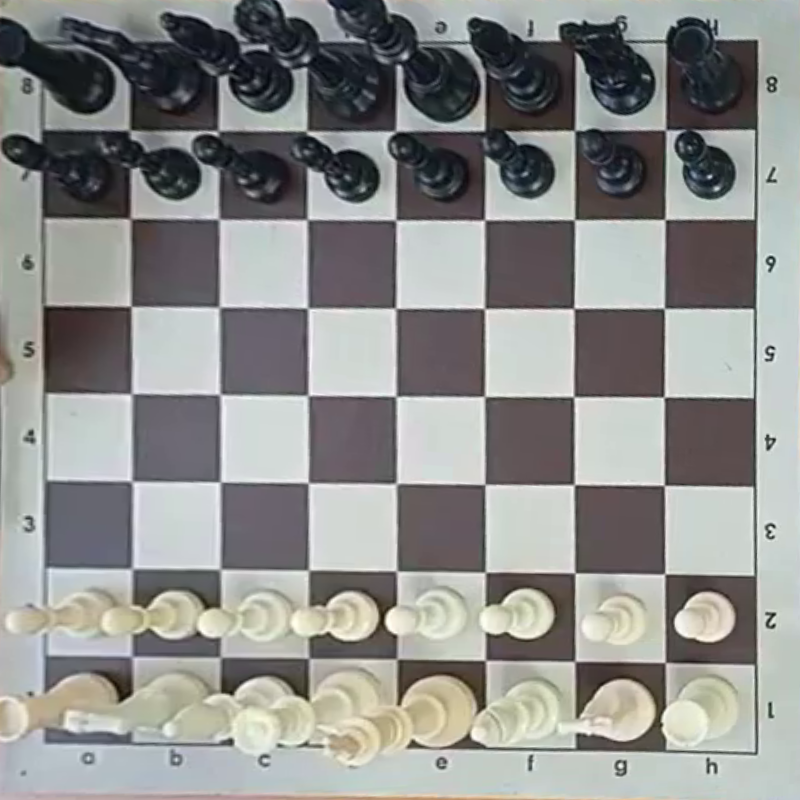
#> input picture debug/frame_0.png, 800 x 800 px
$ python -i corner_finder.py   (imports and definitions only)
#> lines starting #> are read from the running program, lines starting #| are printed output that depends on the picture
#> further down, picture is the input picture: shape (800, 800, 3); mean B, G, R 140.4, 142.6, 141.9
"""
Automatic board corner detection inspired by CameraChessWeb.
Uses OpenCV corner detection + Delaunay triangulation to find the chessboard.
"""
import cv2
import numpy as np
from typing import Optional, List, Tuple

# 7x7 grid of internal corners for an 8x8 chessboard
GRID = np.array([[x, y] for y in range(7) for x in range(7)], dtype=np.float32)
IDEAL_QUAD = np.array([[0, 1], [1, 1], [1, 0], [0, 0]], dtype=np.float32)


def detect_xcorners(frame: np.ndarray, max_corners: int = 100) -> np.ndarray:
    """
    Detect potential grid intersection points (X-corners) in the frame.
    Uses Shi-Tomasi corner detection followed by subpixel refinement.
    """
#> called with max_corners = 100
    gray = cv2.cvtColor(frame, cv2.COLOR_BGR2GRAY)
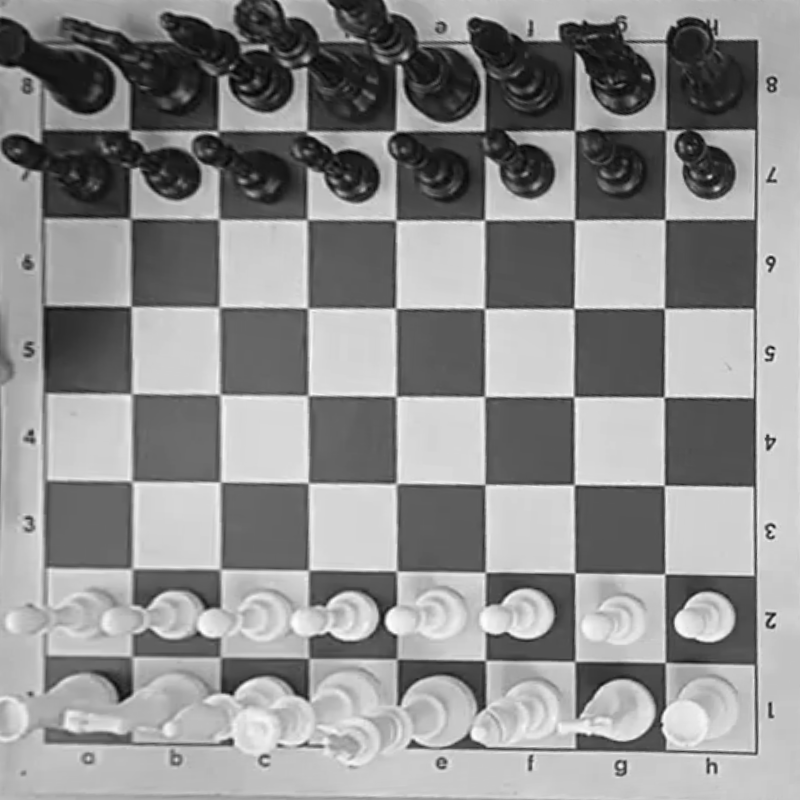
#> gray: shape (800, 800); min 2, max 254, mean 142.1

    # Enhance contrast
    clahe = cv2.createCLAHE(clipLimit=2.0, tileGridSize=(8, 8))
    gray = clahe.apply(gray)
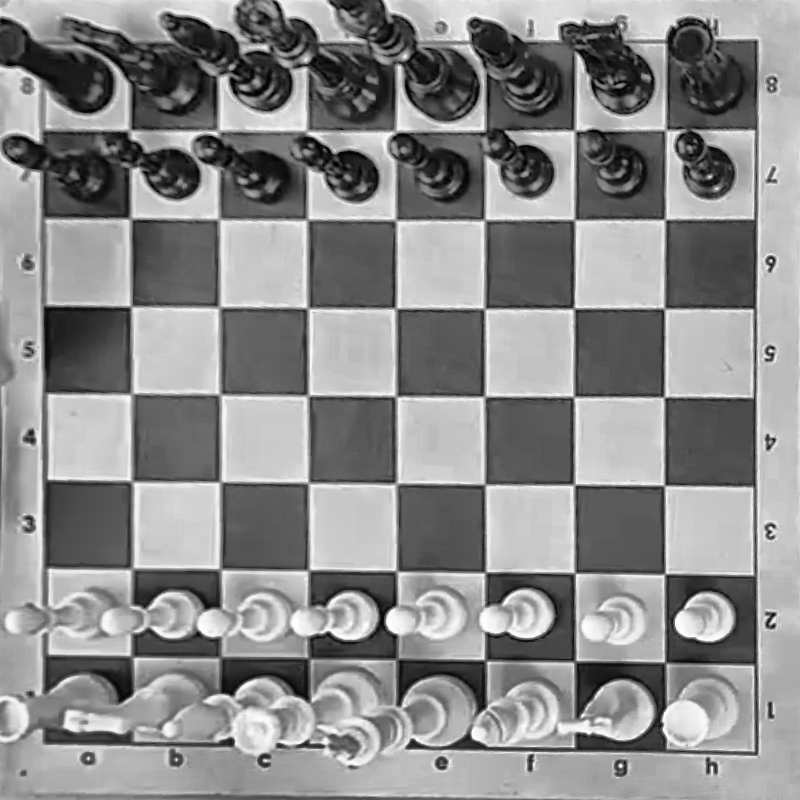
#> gray: shape (800, 800); min 1, max 255, mean 138.8

    # Detect corners using Shi-Tomasi
    corners = cv2.goodFeaturesToTrack(
        gray,
        maxCorners=max_corners,
        qualityLevel=0.01,
        minDistance=15,
        blockSize=5,
        useHarrisDetector=False
    )
#> corners = 100 rows, first 8: [620, 765], [770, 261], [772, 354], [774, 439], [769, 531], [88, 758], [176, 759], [775, 613]

    if corners is None or len(corners) < 5:
        return np.array([])

    # Subpixel refinement
    criteria = (cv2.TERM_CRITERIA_EPS + cv2.TERM_CRITERIA_MAX_ITER, 30, 0.01)
    corners = cv2.cornerSubPix(gray, corners, (5, 5), (-1, -1), criteria)
#> corners = 100 rows, first 8: [615, 763.5], [770, 261], [775.3, 349.8], [775.5, 438.5], [764.5, 526.3], [88, 758], [176, 759], [776.6, 612.7]

    return corners.reshape(-1, 2)


def get_perspective_transform(src: np.ndarray, dst: np.ndarray) -> np.ndarray:
    """Compute 3x3 perspective transform matrix from src to dst points."""
    return cv2.getPerspectiveTransform(src.astype(np.float32), dst.astype(np.float32))


# [252 lines left out: functions perspective_transform, cdist, calculate_offset_score, find_offset, _build_delaunay_indices, get_quads_from_xcorners and 4 more, not called in this run]

>>> import cv2
>>> picture = cv2.imread('../debug/frame_0.png')
>>> result = detect_xcorners(picture)
#> result = 100 pairs, first value 33.4 to 776.6, second value 20.36 to 773
